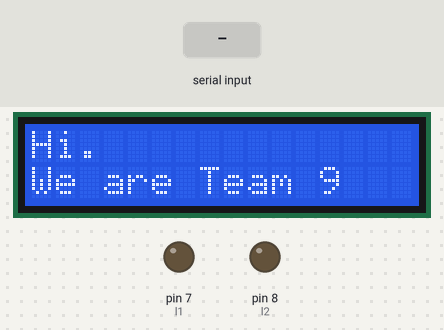
Simulated run of this sketch. Board: Arduino Uno, built with avr-gcc and run on an emulated ATmega328P. Shown: 16×2 character LCD, output pins drawn as LEDs (lit = HIGH). Inputs (shaded band) come from the test bench. Pins used as bus, display or sensor lines are not drawn; what the sketch prints to the serial monitor is not drawn.

Above: at 1.2 s.
1.3 s: "a" received over Serial
At 2.8 s:
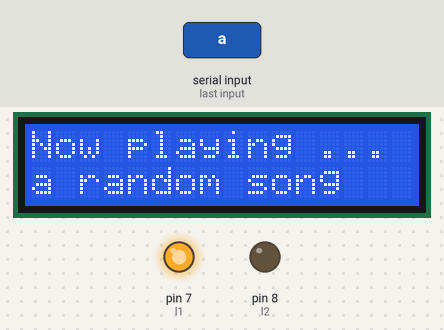
3.2 s: "l" received over Serial
At 4.2 s:
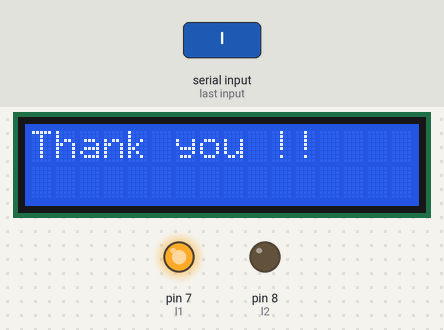
5.1 s: "b" received over Serial
At 6.6 s:
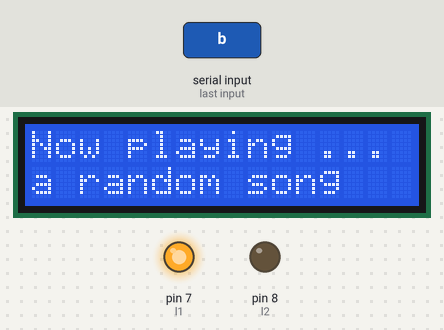
Timing chart, 0 to 8.1 s (numbered marks = the images above; inputs shaded):
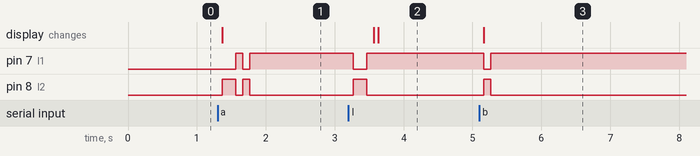

The sketch:

twodrums.ino
```cpp
#include <avr/io.h>
#include <LiquidCrystal.h>

int l1 = 7;
int l2 = 8;
int r1 = 9;
int r2 = 10;

// initialize the library with the numbers of the interface pins
LiquidCrystal lcd(12, 11, 5, 4, 3, 2);

char key = 'z'; //default keystroke
int count = 0;

void setup() {
  // put your setup code here, to run once:
  Serial.begin(9600);
  //left and right sticks
  pinMode(l1, OUTPUT);
  pinMode(l2, OUTPUT);
  pinMode(r1, OUTPUT);
  pinMode(r2, OUTPUT);

  lcd.begin(16, 2);
       // Print a message to the LCD.
      lcd.print("Hi. ");
      lcd.setCursor(0, 1);
      // print the number of seconds since reset:
      lcd.print("We are Team 9");


}

void loop() {
  // put your main code here, to run repeatedly:
    if (Serial.available() > 0)
    {
      //read the incoming byte
      key = Serial.read();

      lcd.begin(16, 2);
       // Print a message to the LCD.
      lcd.print("Now playing ...");
      lcd.setCursor(0, 1);
      // print the number of seconds since reset:
      lcd.print("a random song");
    }

    if (key=='a') //first pattern
    {
      Serial.println("a");

      while(count<1)
      {
        digitalWrite(l1,LOW);
        digitalWrite(l2,HIGH);
        delay(200);
        digitalWrite(l1,HIGH);
        digitalWrite(l2,LOW);
        delay(100);

        digitalWrite(l1,LOW);
        digitalWrite(l2,HIGH);
        delay(100);
        digitalWrite(l1,HIGH);
        digitalWrite(l2,LOW);
        delay(100);

        digitalWrite(r1,LOW);
        digitalWrite(r2,HIGH);
        delay(300);
        digitalWrite(r1,HIGH);
        digitalWrite(r2,LOW);
        delay(100);
        delay(890); // to make
        count++;
      }
    }

    //resets drumsticks
    else if (key == 'r'){
       Serial.println("r");
      while (count < 1){
       digitalWrite(l1,HIGH);
        digitalWrite(l2,LOW);
        delay(300);
        digitalWrite(r1,HIGH);
        digitalWrite(r2,LOW);
        delay(100);
        count++;
      }
    }

        else if (key == 'b') // hi-tom
    {
      while(count<1)
      {
        digitalWrite(l1,LOW);
        digitalWrite(l2,HIGH);
        delay(100);

        digitalWrite(l1,HIGH);
        digitalWrite(l2,LOW);
        delay(100);
        count++;
      }

    }

    else if (key == 'v') // mid tom
    {
      while(count<1)
      {
        digitalWrite(r1,LOW);
        digitalWrite(r2,HIGH);
        delay(100);

   digitalWrite(r1,HIGH);
        digitalWrite(r2,LOW);
        delay(100);
        delay(1000);
        count++;
      }


    }


        else if (key == 'l') //last pattern
    {
      while(count<1)
      {
        digitalWrite(l1,LOW);
        digitalWrite(l2,HIGH);
        delay(100);

        digitalWrite(r1,LOW);
        digitalWrite(r2,HIGH);
        delay(100);

        digitalWrite(l1,HIGH);
        digitalWrite(l2,LOW);
        delay(50);

        digitalWrite(r1,HIGH);
        digitalWrite(r2,LOW);
        delay(50);

      lcd.clear();
      lcd.begin(16, 2);
      lcd.print("Thank you !!");

        count++;
      }


    }

    else if (key == 'c') // right
    {
      while(count<1)
      {
        digitalWrite(l1,LOW);
        digitalWrite(l2,HIGH);
        delay(400);

        digitalWrite(l1,HIGH);
        digitalWrite(l2,LOW);
        delay(50);

        digitalWrite(l1,LOW);
        digitalWrite(l2,HIGH);
        delay(400);

        digitalWrite(l1,HIGH);
        digitalWrite(l2,LOW);
        delay(50);

        digitalWrite(l1,LOW);
        digitalWrite(l2,HIGH);
        delay(400);

        digitalWrite(l1,HIGH);
        digitalWrite(l2,LOW);
        delay(50);

        digitalWrite(r1,LOW);
        digitalWrite(r2,HIGH);
        delay(100);

        digitalWrite(r1,HIGH);
        digitalWrite(r2,LOW);
        delay(300);


        count++;
      }


    }

    count = 0; //resets count
    key = 'z'; //resets keystroke
}
```

Measured:
- after the input at 1.3 s, pin 7 (l1): LOW → HIGH after 0.27 s, → LOW 0.10 s later, → HIGH 0.10 s later; pin 8 (l2): LOW → HIGH after 0.07 s, → LOW 0.20 s later, → HIGH 0.10 s later, → LOW 0.10 s later; the display: changes after 0.07 s (image 1)
- after the input at 3.2 s, pin 7 (l1): HIGH → LOW after 0.07 s, → HIGH 0.20 s later; pin 8 (l2): LOW → HIGH after 0.07 s, → LOW 0.20 s later; the display: first changes after 0.37 s (image 2 shows a later state)
- after the input at 5.1 s, pin 7 (l1): HIGH → LOW after 0.07 s, → HIGH 0.10 s later; pin 8 (l2): LOW → HIGH after 0.07 s, → LOW 0.10 s later; the display: changes after 0.07 s (image 3)
